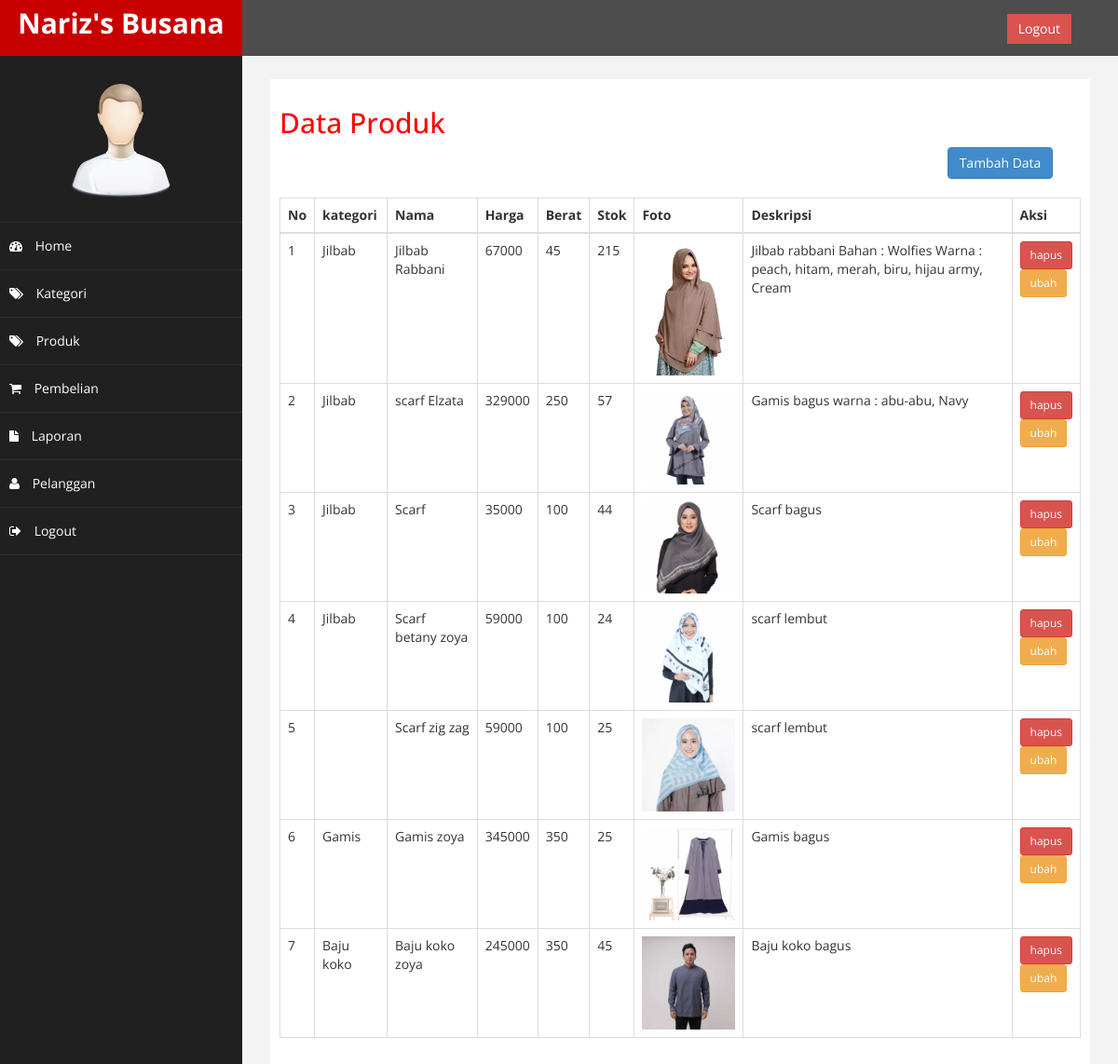
Screenshot of /tokoonline/admin/index.php?halaman=produk (signed in) with the database file from the repository.
### tables this page shows
CREATE TABLE `produk` (
  `id_produk` int(11) NOT NULL,
  `id_kategori` int(5) NOT NULL,
  `nama_produk` varchar(100) NOT NULL,
  `harga_produk` int(11) NOT NULL,
  `berat_produk` int(11) NOT NULL,
  `foto_produk` varchar(100) NOT NULL,
  `deskripsi_produk` text NOT NULL,
  `stok_produk` int(5) NOT NULL
);

CREATE TABLE `kategori` (
  `id_kategori` int(5) NOT NULL,
  `nama_kategori` varchar(100) NOT NULL
);

### tokoonline/admin/produk.php (the view)
<h2>Data Produk</h2>
<div class="col-md-offset-10">
<a href="index.php?halaman=tambahproduk" class="btn btn-primary">Tambah Data</a>
</div>
<br>
<table class="table table-bordered">
    <thead>
        <tr>
            <th>No</th>
            <th>kategori</th>
            <th>Nama</th>
            <th>Harga</th>
            <th>Berat</th>
            <th>Stok</th>
            <th>Foto</th>
            <th>Deskripsi</th>
            <th>Aksi</th>
        </tr>
    </thead>
    <tbody>
        <?php $nomor=1; ?>
        <?php $ambil=$koneksi->query("SELECT * FROM produk LEFT JOIN kategori ON produk.id_kategori=kategori.id_kategori"); ?>
        <?php while($pecah = $ambil->fetch_assoc()) { ?>
        <tr>
            <td><?php echo $nomor; ?></td>
            <td><?php echo $pecah['nama_kategori']; ?></td>
            <td><?php echo $pecah['nama_produk']; ?></td>
            <td><?php echo $pecah['harga_produk']; ?></td>
            <td><?php echo $pecah['berat_produk']; ?></td>
            <td><?php echo $pecah['stok_produk']; ?></td>
            <td>
                <img src="../fotoproduk/<?php echo $pecah['foto_produk']; ?>" width="100">
            </td>
            <td><?php echo $pecah['deskripsi_produk']; ?></td>
            <td>
                <a href="index.php?halaman=hapusproduk&id=<?php echo $pecah['id_produk']; ?>"
                 class="btn-danger btn btn-sm">hapus</a> <br>
                <a href="index.php?halaman=ubahproduk&id=<?php echo $pecah['id_produk']; ?>"
                 class="btn btn-warning btn-sm">ubah</a>
            </td>
        </tr>
        <?php $nomor++; ?>
        <?php }?>
    </tbody>
</table>

### tokoonline/admin/assets/css/custom.css (style rules this page uses)
body { font-family: 'Open Sans', sans-serif; }
h2 { color: #f00; }

### rows the page displays
produk: id_kategori.nama_kategori "Jilbab", nama_produk "Jilbab Rabbani", harga_produk "67000", berat_produk "45", stok_produk "215", foto_produk (picture), deskripsi_produk "Jilbab rabbani Bahan : Wolfies Warna : peach, hitam, merah, biru, hijau army, Cream"
produk: id_kategori.nama_kategori "Jilbab", nama_produk "scarf Elzata", harga_produk "329000", berat_produk "250", stok_produk "57", foto_produk (picture), deskripsi_produk "Gamis bagus warna : abu-abu, Navy"
produk: id_kategori.nama_kategori "Jilbab", nama_produk "Scarf", harga_produk "35000", berat_produk "100", stok_produk "44", foto_produk (picture), deskripsi_produk "Scarf bagus"
produk: id_kategori.nama_kategori "Jilbab", nama_produk "Scarf betany zoya", harga_produk "59000", berat_produk "100", stok_produk "24", foto_produk (picture), deskripsi_produk "scarf lembut"
produk: nama_produk "Scarf zig zag", harga_produk "59000", berat_produk "100", stok_produk "25", foto_produk (picture), deskripsi_produk "scarf lembut"
produk: id_kategori.nama_kategori "Gamis", nama_produk "Gamis zoya", harga_produk "345000", berat_produk "350", stok_produk "25", foto_produk (picture), deskripsi_produk "Gamis bagus"
produk: id_kategori.nama_kategori "Baju koko", nama_produk "Baju koko zoya", harga_produk "245000", berat_produk "350", stok_produk "45", foto_produk (picture), deskripsi_produk "Baju koko bagus"
